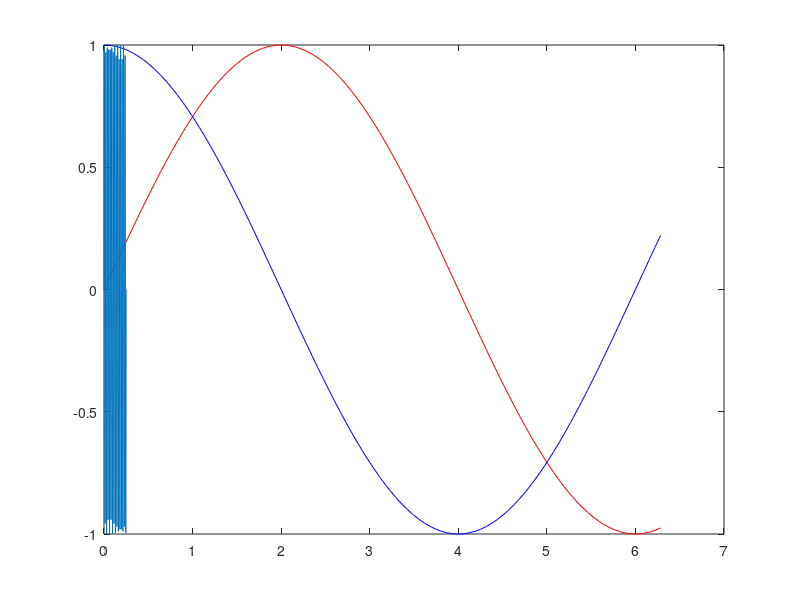
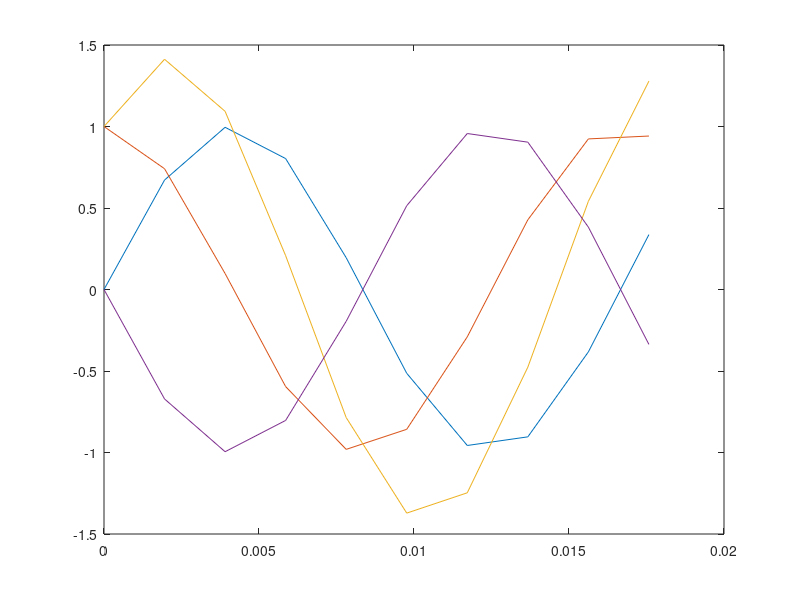

MATLAB code for these plots, in order: (Note: this script raises an error after producing the figures.)
t = linspace(0,2*pi) ;
x = sin(pi/4*t) ;
plot(t,x,'r')
hold on
x2 = sin(pi/4*t+pi/2) ;  % phase shift by pi/2, which is same as cos 
plot(t,x2,'b')




fs = 512; % Sampling frequency (samples per second)
dt = 1/fs; % seconds per sample
StopTime = 0.25; % seconds
t = (0:dt:StopTime)'; % seconds
F = 60; % Sine wave frequency (hertz)
data = sin(2*pi*F*t);
plot(t,data)
% For one cycle get time period
T = 1/F ;
% time step for one time period
tt = 0:dt:T+dt ;
d = sin(2*pi*F*tt) ;

figure()
plot(tt,d) ;
d2 = sin(2*pi*F*tt+pi/2);
hold on
plot(tt,d2)
d3 = d + d2;
hold on
plot(tt,d3)
d4 = sin(2*pi*F*tt+pi);
hold on
plot(tt,d4)

[FFTresult1, power1, fVals1] = getFFT(d, fs, 0);
[FFTresult2, power2, fVals2] = getFFT(d2, fs, 0);
[FFTresult3, power3, fVals3] = getFFT(d3, fs, 0);
[FFTresult4, power4, fVals4] = getFFT(d4, fs, 0);

figure()
compass(FFTresult1(5:6))

figure()
compass(FFTresult2(5:6))

figure()
compass(FFTresult3(5:6))


check = FFTresult1(5:6) + FFTresult2(5:6);
figure()
compass(check)

check2 = FFTresult4(5:6) + FFTresult1(5:6);
figure()
compass(check2)
